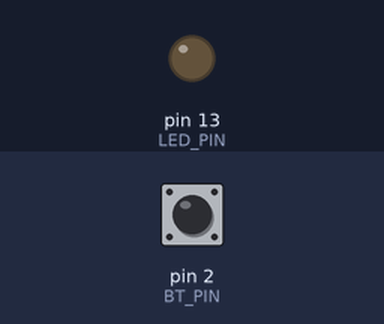
Simulated run of this sketch. Board: Arduino Uno, built with avr-gcc and run on an emulated ATmega328P. Parts: output pins drawn as LEDs (lit = HIGH). The test bench sets the inputs (shaded band); at power-on: pin 2 (BT_PIN) HIGH.

Above: at 1.2 s.
1.3 s: pin 2 (BT_PIN) pulled LOW for 0.15 s
At 1.42 s:
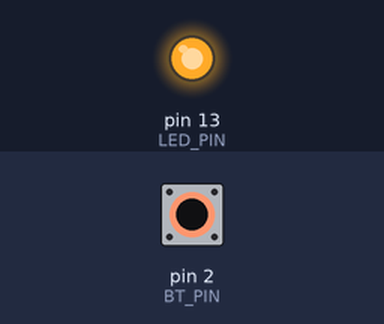
2.9 s: pin 2 (BT_PIN) pulled LOW for 3.2 s
At 7.6 s:
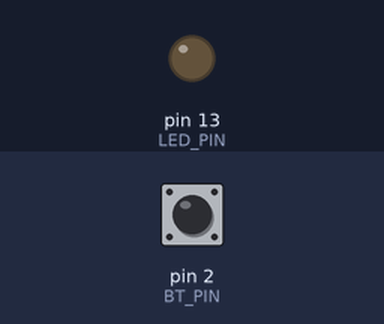
Timing chart, 0 to 9.1 s (numbered marks = the images above; inputs shaded):
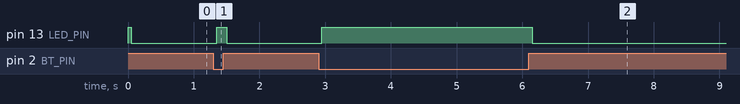

Measured:
- after the input at 1.3 s, pin 13 (LED_PIN): LOW → HIGH after 0.05 s, → LOW 0.15 s later
- after the input at 2.9 s, pin 13 (LED_PIN): LOW → HIGH after 0.05 s, → LOW 3.2 s later

The sketch:

Week3_Pushbutton_pullup.ino
```cpp
/**
* Tecnologias de Interface
* Universidade de Coimbra
* MSc in Design and Multimedia
*
* Week 3
* Control led with a pull-up pushbutton (with debouncing)
*
* @since:   24–02–2024
*/

const int BT_PIN = 2;             // pushbutton pin
const int LED_PIN = LED_BUILTIN;  // led pin

int btState;                 // variable for reading the pushbutton status
int ledState = HIGH;         // current state of the led
int previousLedState = LOW;  // previous state of the led

// time variables
long lastDebounceTime = 0;  // the last time the output pin was toggled
long debounceDelay = 50;    // the bounce time;


void setup() {
  // init pins
  pinMode(LED_PIN, OUTPUT);
  //configure pin 2 as an input and enable the internal pull-up resistor
  pinMode(BT_PIN, INPUT_PULLUP);

  // set initial LED state
  digitalWrite(LED_PIN, ledState);
}

void loop() {
  // read the state of pushbutton pin
  int reading = digitalRead(BT_PIN);

  // check to see if you just pressed the button
  // (i.e. the input went from LOW to HIGH), and you are waited
  // long enough since the last press to ignore any noise:.

  // If the switch changed, due to noise or pressing:
  if (reading != previousLedState) {
    // reset the debouncing timer
    lastDebounceTime = millis();
  }

  if ((millis() - lastDebounceTime) > debounceDelay) {
    // whatever the reading is at, it's been there for longer than the debounce
    // delay, so take it as the actual current state:

    // if the button state has changed:
    if (reading != btState) {
      btState = reading;

      // only toggle the LED if the new button state is HIGH
      if (btState == HIGH) {
        ledState = !ledState;
      }
    }
  }

  // set the LED using the state of the button
  // turn off and on the led by clicking
  // digitalWrite(LED_PIN, ledState);

  // turn on the led when push the bt
  // invert signal gathered by bt
  digitalWrite(LED_PIN, !btState);

  // turn off the led when push the bt
  // digitalWrite(LED_PIN, !btState);

  // save the reading.
  previousLedState = reading;
}
```
